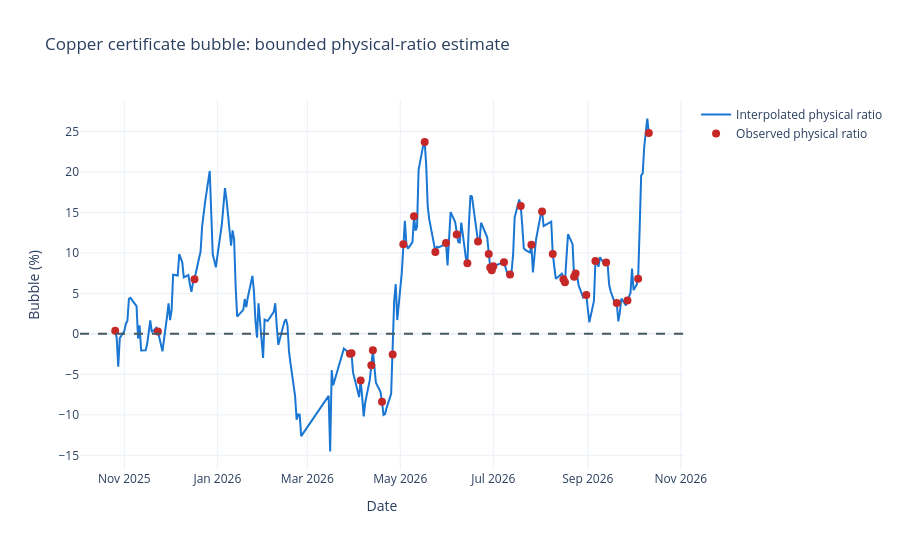

Notebook cell for this chart:
### Markdown cell above
## 8. Approved interpolated-ratio certificate bubble

This section plots the previously calculated production output in `copper_certificate_bubble.csv`. It is kept separate from the experimental regression bubble above.

### Code cell
approved_bubble_path = first_existing(
    "../data/processed/bubble/copper_certificate_bubble.csv",
    "commodity/copper/data/processed/bubble/copper_certificate_bubble.csv",
)
approved_bubble = pd.read_csv(approved_bubble_path, parse_dates=["date"])
approved_bubble["certificate_bubble_pct"] = pd.to_numeric(
    approved_bubble["certificate_bubble_pct"], errors="raise"
)
approved_bubble = approved_bubble.sort_values("date").reset_index(drop=True)
approved_bubble["is_observed_ratio"] = approved_bubble["physical_ratio_method"].eq("observed")
print(
    f'Primary bubble: {len(approved_bubble):,} dates, '
    f'{approved_bubble["is_observed_ratio"].sum():,} exact anchors, '
    f'{(~approved_bubble["is_observed_ratio"]).sum():,} interpolated dates; '
    f'{approved_bubble["date"].min().date()} to {approved_bubble["date"].max().date()}'
)
print(
    f'Mean premium: {approved_bubble["certificate_bubble_pct"].mean():.2f}%; '
    f'median: {approved_bubble["certificate_bubble_pct"].median():.2f}%'
)

observed_ratio_days = approved_bubble.loc[approved_bubble['is_observed_ratio']]
fig = go.Figure()
fig.add_trace(go.Scatter(x=approved_bubble['date'], y=approved_bubble['certificate_bubble_pct'],
    name='Interpolated physical ratio', line_color='#1976D2'))
fig.add_trace(go.Scatter(x=observed_ratio_days['date'], y=observed_ratio_days['certificate_bubble_pct'],
    mode='markers', name='Observed physical ratio', marker=dict(color='#C62828', size=8)))
fig.add_hline(y=0, line_dash='dash', line_color='#455A64')
fig.update_layout(title='Copper certificate bubble: bounded physical-ratio estimate',
    xaxis_title='Date', yaxis_title='Bubble (%)', height=550,
    template='plotly_white', hovermode='x unified')
fig.show()

### Figure 1 — Plotly figure (JSON) as saved in the notebook; plotly's stock layout.template omitted (floating-point values rounded to 4 significant figures; data arrays with more than 128 entries replaced by an {"elided": "..."} marker saying what was removed)
{"data": [{"line": {"color": "#1976D2"}, "name": "Interpolated physical ratio", "type": "scatter", "x": {"elided": "223 str values"}, "y": {"elided": "223 float values"}}, {"marker": {"color": "#C62828", "size": 8}, "mode": "markers", "name": "Observed physical ratio", "type": "scatter", "x": ["2025-10-26T00:00:00.000000", "2025-11-23T00:00:00.000000", "2025-12-17T00:00:00.000000", "2026-03-29T00:00:00.000000", "2026-03-30T00:00:00.000000", "2026-04-05T00:00:00.000000", "2026-04-12T00:00:00.000000", "2026-04-13T00:00:00.000000", "2026-04-19T00:00:00.000000", "2026-04-26T00:00:00.000000", "2026-05-03T00:00:00.000000", "2026-05-10T00:00:00.000000", "2026-05-17T00:00:00.000000", "2026-05-24T00:00:00.000000", "2026-05-31T00:00:00.000000", "2026-06-07T00:00:00.000000", "2026-06-14T00:00:00.000000", "2026-06-21T00:00:00.000000", "2026-06-28T00:00:00.000000", "2026-06-29T00:00:00.000000", "2026-06-30T00:00:00.000000", "2026-07-01T00:00:00.000000", "2026-07-08T00:00:00.000000", "2026-07-12T00:00:00.000000", "2026-07-19T00:00:00.000000", "2026-07-26T00:00:00.000000", "2026-08-02T00:00:00.000000", "2026-08-09T00:00:00.000000", "2026-08-16T00:00:00.000000", "2026-08-17T00:00:00.000000", "2026-08-23T00:00:00.000000", "2026-08-24T00:00:00.000000", "2026-08-31T00:00:00.000000", "2026-09-06T00:00:00.000000", "2026-09-13T00:00:00.000000", "2026-09-20T00:00:00.000000", "2026-09-27T00:00:00.000000", "2026-10-04T00:00:00.000000", "2026-10-11T00:00:00.000000"], "y": [0.382, 0.3042, 6.734, -2.47, -2.399, -5.747, -3.888, -2.028, -8.368, -2.563, 11.05, 14.53, 23.7, 10.09, 11.2, 12.28, 8.702, 11.39, 9.874, 8.178, 7.862, 8.345, 8.836, 7.329, 15.79, 11.0, 15.12, 9.86, 6.731, 6.376, 7.059, 7.464, 4.797, 9.009, 8.801, 3.824, 4.124, 6.788, 24.8]}], "layout": {"height": 550, "hovermode": "x unified", "shapes": [{"line": {"color": "#455A64", "dash": "dash"}, "type": "line", "x0": 0, "x1": 1, "xref": "x domain", "y0": 0, "y1": 0, "yref": "y"}], "title": {"text": "Copper certificate bubble: bounded physical-ratio estimate"}, "xaxis": {"title": {"text": "Date"}}, "yaxis": {"title": {"text": "Bubble (%)"}}}}
